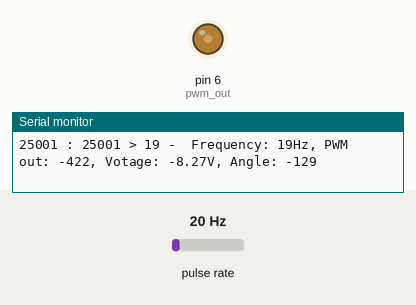
Recording of a sketch running on a simulated Arduino Uno, built with avr-gcc and run on an emulated ATmega328P. Shown: output pins drawn as LEDs (lit = HIGH), the last lines printed to the serial monitor. Wiring (inferred from the names in the program): pulse sensor: data pin 2. The test bench sets the inputs (shaded band); at power-on: pulse rate 20 Hz.

Above: at 1.3 s.
1.4 s: pulse rate (sensor on pin 2) set to 50 Hz
At 2.2 s:
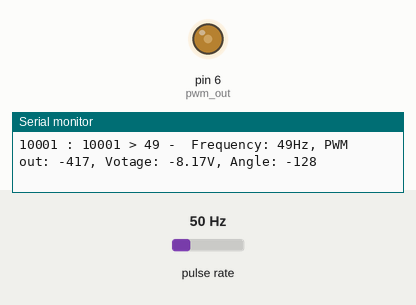
4.4 s: pulse rate (sensor on pin 2) set to 100 Hz
At 5.6 s:
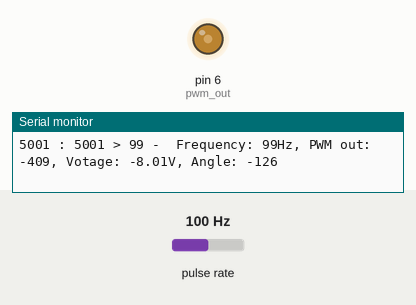
7.4 s: pulse rate (sensor on pin 2) set to 150 Hz
At 8.1 s:
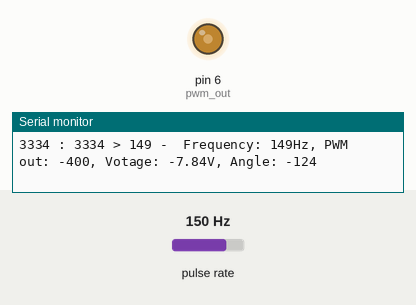
Timing chart, 0 to 10.4 s (numbered marks = the images above; inputs shaded):
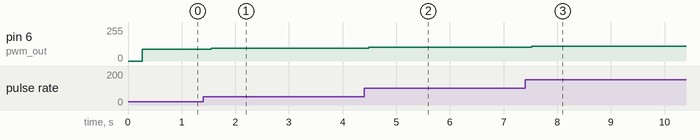

Measured:
- after the input at 1.4 s, pin 6 (pwm_out): 90/255 → 95/255 after 0.16 s
- after the input at 4.4 s, pin 6 (pwm_out): 95/255 → 103/255 after 0.09 s
- after the input at 7.4 s, pin 6 (pwm_out): 103/255 → 112/255 after 0.13 s

The sketch:

Frequency_to_Voltage_Converter_dimming.ino
```cpp
//Pins
const int pwm_out = 6;
const int freq_in = 2;

// Constanten für Ruderendlagen
//const int f_min=2500;
//const int f_center=2700;
//const int f_max=3990;
const int f_min=2500;
const int f_center=3245;
const int f_max=3990;
const int offset_angle=0;

//global vars
const int sample_size=1;  //Anzahl der Messwerte zur Bestimmung der Frequentz
long ontime;
long offtime;
float period;
long freq;
int pwm_val;
int angle;
float volt;
//var für Blinken falls keine Eingangsfrequenz
unsigned long currentMillis = millis();
unsigned long previousMillis;


// the setup function runs once when you press reset or power the board
void setup() {
  Serial.begin(9600);
  pinMode(pwm_out, OUTPUT);
  pinMode(freq_in, INPUT);
  Serial.println("Start");
  delay(100);
}

void loop()
{
   //Erste sample holen
   ontime = pulseIn(freq_in,HIGH);  //Lesen der Länge eines Pulses für HIGH
   //Serial.println(ontime);
   //RF300 sended pulsbreiten moduliertes Signal = ontime-Dauer ist annähernd konstant
   offtime = pulseIn(freq_in,LOW);  //Lesen der Länge eines Pulses für LOW
   //Wenn kein Frequentzinput=>Fehlermeldung
   if ((offtime>0))
   {
     //Weitere Sample holen
     for (int i=1;i<sample_size;i++)
     {
        //ontime += pulseIn(freq_in,HIGH);
        ontime += 122; //RF300 sended pulsbreiten moduliertes Signal = ontime-Dauer ist annähernd konstant
        offtime += pulseIn(freq_in,LOW);
     }
     ontime=ontime/sample_size*1.0;       //Mittelwert bestimmen
     offtime=offtime/sample_size*1.0;     //Mittelwert bestimmen
     period = ontime+offtime;
     freq = 1000000/period;
     if (freq<f_center)
     {
        pwm_val = map(freq, f_min, f_center, 0, 127);
        angle = map(freq, f_min, f_center, -30, 0);
     }
     else //freq>=f_cenetr
     {
        pwm_val = map(freq, f_center, f_max, 128, 255);
        angle = map(freq, f_center, f_max, 0, 30);
     }
     volt = map(pwm_val, 0,255, 0, 500)/100.0;
     Serial.print(ontime);
     Serial.print(" : ");
     Serial.print(offtime);
     Serial.print(" > ");
     Serial.print(freq);
     Serial.print(" - ");
     Serial.print(" Frequency: ");
     Serial.print (freq);
     Serial.print("Hz, PWM out: ");
     Serial.print(pwm_val);
     Serial.print(", Votage: ");
     Serial.print(volt);
     Serial.print("V, Angle: ");
     Serial.println(angle);
     //Frequenzproportionale Spannung ausgeben
     analogWrite(pwm_out, pwm_val);
   }
   else //((ontime>0) and (offtime>0))
   {
      Serial.println("No frequency detected");
   }
}
```
